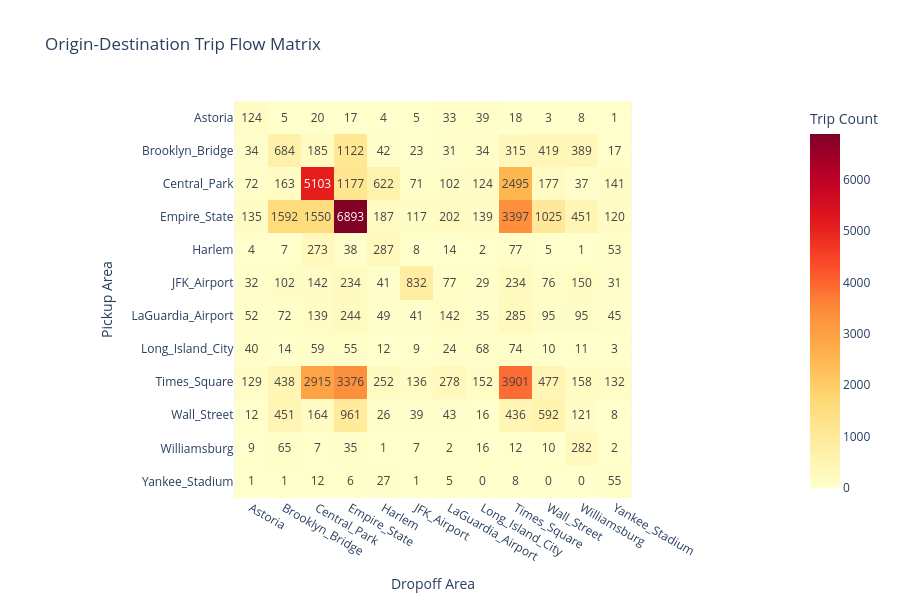

Notebook source saved alongside this figure:
### Markdown cell above
***Most frequent routes***: The top routes are dominated by short trips within the Midtown core. Notably, the three most frequent routes are self-loops (Empire State → Empire State, Central Park → Central Park, Times Square → Times Square), suggesting many trips start and end within the same hotspot zone. This is a consequence of how zones were defined, short rides that don't cross zone boundaries get assigned the same pickup and dropoff area. The busiest cross-area route is Empire State ↔ Times Square, with over 6,700 trips in both directions combined.

***Most expensive routes***: Airport connections dominate the top fares, with JFK → Wall Street averaging $51.59, the most expensive route in the dataset. All top 10 routes involve either JFK Airport or LaGuardia Airport, reflecting the fixed flat-rate and long-distance surcharges applied to airport rides. Trips to/from JFK average around $48–52 with journey times of 38–44 minutes, consistent with the NYC flat fare policy for JFK rides.

### Code cell
flow_pd = g.edges.select("src", "dst", "trip_count").toPandas()
all_areas = sorted(set(flow_pd["src"]).union(set(flow_pd["dst"])))

pivot = (
    flow_pd.pivot(index="src", columns="dst", values="trip_count")
           .fillna(0)
           .reindex(index=all_areas, columns=all_areas, fill_value=0)
)

fig = px.imshow(
    pivot,
    title="Origin-Destination Trip Flow Matrix",
    labels={"x": "Dropoff Area", "y": "Pickup Area", "color": "Trip Count"},
    color_continuous_scale="YlOrRd",
    text_auto=True
)
fig.update_layout(height=600)
fig.show()

### Figure 1 — Plotly figure (JSON) as saved in the notebook; plotly's stock layout.template omitted (floating-point values rounded to 4 significant figures; data arrays with more than 128 entries replaced by an {"elided": "..."} marker saying what was removed)
{"data": [{"coloraxis": "coloraxis", "hovertemplate": "Dropoff Area: %{x}<br>Pickup Area: %{y}<br>Trip Count: %{z}<extra></extra>", "name": "0", "texttemplate": "%{z}", "type": "heatmap", "x": ["Astoria", "Brooklyn_Bridge", "Central_Park", "Empire_State", "Harlem", "JFK_Airport", "LaGuardia_Airport", "Long_Island_City", "Times_Square", "Wall_Street", "Williamsburg", "Yankee_Stadium"], "xaxis": "x", "y": ["Astoria", "Brooklyn_Bridge", "Central_Park", "Empire_State", "Harlem", "JFK_Airport", "LaGuardia_Airport", "Long_Island_City", "Times_Square", "Wall_Street", "Williamsburg", "Yankee_Stadium"], "yaxis": "y", "z": {"elided": "12x12 float values"}}], "layout": {"coloraxis": {"colorbar": {"title": {"text": "Trip Count"}}, "colorscale": [[0, "rgb(255,255,204)"], [0.125, "rgb(255,237,160)"], [0.25, "rgb(254,217,118)"], [0.375, "rgb(254,178,76)"], [0.5, "rgb(253,141,60)"], [0.625, "rgb(252,78,42)"], [0.75, "rgb(227,26,28)"], [0.875, "rgb(189,0,38)"], [1, "rgb(128,0,38)"]]}, "height": 600, "title": {"text": "Origin-Destination Trip Flow Matrix"}, "xaxis": {"anchor": "y", "constrain": "domain", "domain": [0, 1], "scaleanchor": "y", "title": {"text": "Dropoff Area"}}, "yaxis": {"anchor": "x", "autorange": "reversed", "constrain": "domain", "domain": [0, 1], "title": {"text": "Pickup Area"}}}}
